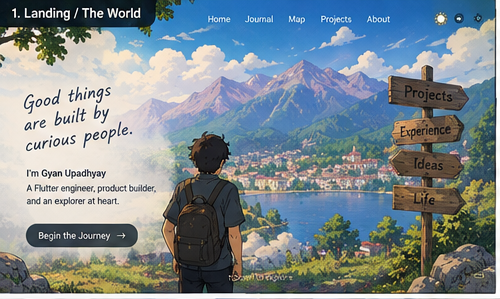
#> input picture docs/reference/screen_01.png, 500 x 299 px
$ python -i make_plates.py   (imports and definitions only)
#> lines starting #> are read from the running program, lines starting #| are printed output that depends on the picture; after the words box and inside, x2 and y2 are one past the last pixel; in counts of white or black regions, pixels touching at a corner belong together
"""Turn the painted reference frames into scene plates.

The references in `docs/reference` are paintings with the mockup's UI painted
into them. A plate is the same painting with the parts the app has to own
wiped out — the frame numbering, and any chrome that has to reflect state
(the nav, the day/night chips). Everything else stays painted: the app hangs
the plate behind the scene and puts hotspots on the objects that should react.

    python tool/make_plates.py          # -> assets/art/*.webp

Wiping is a large median rather than an inpaint: median dissolves lettering
while keeping the local colour and texture, where inpaint smears a hole across
detailed art. A solid shape too big for the median to dissolve — the landing's
CTA pill — is replaced by cloning clean paint from elsewhere in the frame
first.
"""
import os

import cv2
import numpy as np

REF = 'docs/reference'
OUT = 'assets/art'
# Measured on the two busiest plates: from 82 down to 74 costs about 1.2 dB of
# PSNR against the lossless render and saves 23% of the bytes, and at 1:1 on
# the most detail-dense part of the landing the two encodes are not tellable
# apart. Below 74 the curve flattens — another 5% for the same again.
QUALITY = 74

# The references are crops, and no two share an aspect ratio — 1.68 for the
# landing, 2.64 for the sunset — while a browser window is usually near 1.67.
# Filling the viewport with a 2.64 strip would crop away a third of its width,
# taking the contact buttons with it. So every plate is padded to one aspect
# first, by continuing its own sky and ground outwards. The app then fills the
# viewport with the padded plate and only ever crops into that margin.
TARGET_ASPECT = 1.55

# (x0, y0, x1, y1) in each reference's own pixels.
#
# 'night' — also bake a moonlit variant of this plate (see [night]). Only the
#            daylight frames need one; a frame already painted at night or
#            indoors keeps the light it was composed in.
# 'lit'   — rects of painted handwriting inside a 'night' plate, repainted as
#            light strokes so dark ink does not die against the graded sky.
# 'wipe'  — painted UI the app replaces with live widgets.
# 'clone'  — (rect, (dx, dy)): fill rect with paint copied from that offset,
#            before the wipe, for shapes a median cannot dissolve.
# 'extend' — rect: rebuild the strip from the clean rows just below it. Right
#            for a banner lying on sky or on a scrim, where the paint under it
#            is a smooth vertical gradient; a clone would drag the frame's
#            headline up into it.
PLATES = {
    # The landing carries the app's real copy — headline, name, bio, CTA — so
    # all of it comes out and Flutter draws it back over a scrim. Every other
    # frame keeps its painted copy and gains hotspots instead.
    'landing': {
        'src': 'screen_01.png',
        'night': True,
        'clone': [((55, 676, 450, 804), (0, -300))],
        'wipe': [
            (15, 0, 330, 72),        # frame numbering
            (640, 28, 1275, 95),     # nav row
            (1375, 25, 1615, 98),    # day/night, ambience, secret chips
            (55, 225, 505, 475),     # "Good things are built by…"
            (60, 470, 240, 520),     # gold rule
            (55, 496, 415, 585),     # name
            (60, 568, 552, 675),     # bio
            (60, 680, 445, 800),     # CTA pill
            (785, 862, 955, 948),    # scroll hint
        ],
    },
    # The numbering sits on a dark banner — a low-frequency shape a median
    # keeps. Those strips are cloned from clean paint first, then wiped, so
    # the banner goes with the lettering.
    'workshop': {
        'src': 'screen_02.png',
        'clone': [((0, 0, 700, 125), (700, 0))],
        'wipe': [(0, 0, 700, 125)],
    },
    'journey': {
        'src': 'screen_03.png',
        'night': True,
        'lit': [(45, 128, 295, 373)],
        'extend': [(0, 0, 500, 112), (1480, 0, 1672, 122)],
        'wipe': [(0, 0, 500, 112), (1480, 0, 1672, 122)],
    },
    'fyers_arrival': {
        'src': 'screen_04.png',
        'night': True,
        'extend': [(0, 0, 520, 128)],
        'wipe': [(0, 0, 520, 128)],
    },
    'fyers_problem': {
        'src': 'screen_05.png',
        'extend': [(0, 0, 420, 108)],
        'wipe': [(0, 0, 420, 108)],
    },
    'fyers_result': {
        'src': 'screen_09.png',
        'extend': [(0, 0, 480, 128)],
        'wipe': [(0, 0, 480, 128)],
    },
    'fyers_transition': {
        'src': 'screen_10.png',
        'night': True,
        'lit': [(1295, 63, 1800, 183)],
        'extend': [(0, 0, 600, 118)],
        'wipe': [(0, 0, 600, 118)],
    },
    # Leaves and wood, not sky: extending would streak, so this one clones
    # clean wall from further along the same band.
    'human': {
        'src': 'screen_11.png',
        'clone': [((115, 22, 460, 88), (420, 0))],
        'wipe': [(115, 22, 460, 88)],
    },
    'sunset': {
        'src': 'screen_12.png',
        'extend': [(0, 0, 400, 108)],
        'wipe': [(0, 0, 400, 108)],
    },
}


# [105 lines left out: functions clone, extend, wipe, base_colours, pad, not called in this run]


# The grade the app used to run at paint time, now baked. Desaturates ~70%
# toward luminance, then darkens with a cool bias — a colourist's night rather
# than a blue channel left switched on. Kept in step with `_moonlight` in
# lib/world/plate.dart, which still grades any plate with no baked variant.
MOONLIGHT = np.array([
    [0.173, 0.140, 0.026, 0],
    [0.080, 0.271, 0.029, 2],
    [0.118, 0.231, 0.211, 8],
], np.float32)


def grade(img):
    b, g, r = cv2.split(img.astype(np.float32))
    return np.clip(cv2.merge([
        MOONLIGHT[2, 0] * r + MOONLIGHT[2, 1] * g + MOONLIGHT[2, 2] * b + MOONLIGHT[2, 3],
        MOONLIGHT[1, 0] * r + MOONLIGHT[1, 1] * g + MOONLIGHT[1, 2] * b + MOONLIGHT[1, 3],
        MOONLIGHT[0, 0] * r + MOONLIGHT[0, 1] * g + MOONLIGHT[0, 2] * b + MOONLIGHT[0, 3],
    ]), 0, 255)


def sky_mask(img):
    """The open sky: the run of sky-like paint that reaches the top of frame.

    Per column rather than by colour alone, so snow on a peak and the lake do
    not count as sky — only what the stars can actually sit in.
    """
    b, g, r = cv2.split(img.astype(np.float32))
    v = img.max(axis=2).astype(np.float32)
    like = ((v > 105) & (b >= r - 12)).astype(np.uint8)
    h, w = like.shape
    keep = np.zeros_like(like)
    run = np.ones(w, bool)
    for y in range(h):
        run &= like[y] > 0
        if not run.any():
            break
        keep[y] = run
    # Feathered wide: the mask's edge against a tree canopy is a straight
    # vertical line, and a sharp one leaves a visible seam in the sky.
    return np.clip(cv2.GaussianBlur(keep.astype(np.float32), (0, 0), 34), 0, 1) * 0.92


def night(img, seed=7):
    """A moonlit variant of a daylit plate.

    A colour matrix alone cannot do this: the sky is painted bright and hazy
    and stays that way however it is graded, and no matrix can put stars into
    a daytime sky. So the grade is only the first step — the sky band is
    replaced with a night gradient that keeps the cloud modelling, stars are
    scattered through the clear parts of it, and the frame is vignetted.
    """
    h, w = img.shape[:2]
    out = grade(img)
    m = sky_mask(img)[..., None]

    t = np.linspace(0, 1, h)[:, None, None]
    sky = np.array([54, 20, 10], np.float32) + np.array([58, 40, 26], np.float32) * t

    # The clouds survive as the graded sky's detail above its own blur, so the
    # replacement keeps the painting's shapes instead of flattening them.
    blur = cv2.GaussianBlur(out, (0, 0), 55)
    detail = np.clip((out - blur) * 1.25, -60, 60)
    out = out * (1 - m) + np.clip(sky + detail, 0, 255) * m

    # Stars: thickest at the top of the sky, and never on a cloud.
    rng = np.random.default_rng(seed)
    clear = np.clip(1 - np.abs(detail).mean(axis=2) / 26, 0, 1)
    stars = np.zeros((h, w), np.float32)
    ys = rng.integers(0, h, int(w * h / 900))
    xs = rng.integers(0, w, int(w * h / 900))
    for y, x in zip(ys, xs):
        p = m[y, x, 0] * clear[y, x] * (1 - y / h) ** 1.6
        if rng.random() < p * 1.9:
            stars[y, x] = 120 + rng.random() * 135
    stars = cv2.GaussianBlur(stars, (0, 0), 0.8)
    out = np.clip(out + stars[..., None] * np.array([1.0, 0.96, 0.86], np.float32), 0, 255)

    # A cool vignette, so the eye still lands where the copy goes.
    yy, xx = np.mgrid[0:h, 0:w].astype(np.float32)
    d = np.sqrt(((xx / w - 0.5) * 1.05) ** 2 + ((yy / h - 0.5) * 1.15) ** 2)
    vig = np.clip(1 - np.clip(d - 0.42, 0, 1) * 0.85, 0.42, 1)[..., None]
    return np.clip(out * vig, 0, 255).astype(np.uint8)


# [113 lines left out: functions relight, main, write_dart, not called in this run]


# [2 lines not run here, left out]

>>> import cv2
>>> picture = cv2.imread('../docs/reference/screen_01.png')
#> picture is the input picture: shape (299, 500, 3); mean B, G, R 145.3, 139.1, 126.8
>>> result = night(picture)
#> in sky_mask, `v = img.max(axis=2).astype(np.float32)`:
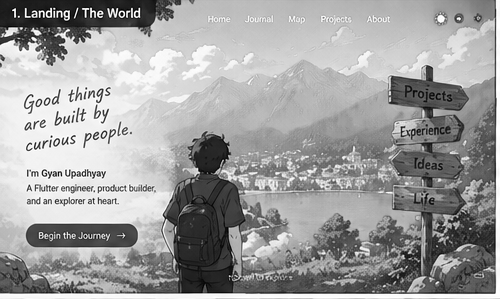
#> v: shape (299, 500) float32; min 0, max 255, mean 158.9
#> in sky_mask, `like = ((v > 105) & (b >= r - 12)).astype(np.uint8)`:
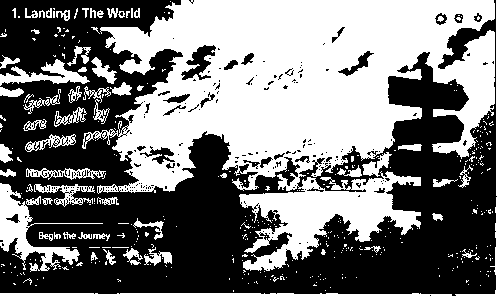
#> like: shape (299, 500); values 0 (black) and 1 (white), 48.2% white; 395 white regions (334 under 20 px), largest, box (x1, y1, x2, y2) and area: (82, 0, 495, 271) 57689, (0, 0, 500, 299) 4012, (0, 183, 103, 272) 2276
#> after the loop in sky_mask, `for y in range(h):`:
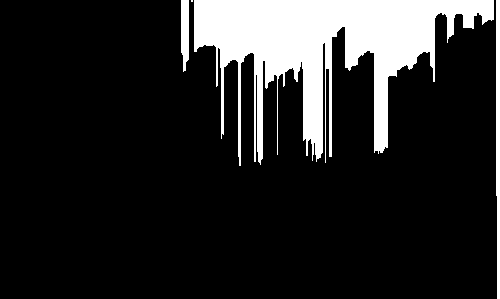
#> keep: shape (299, 500); values 0 (black) and 1 (white), 15.1% white; 4 white regions (1 under 20 px), largest, box (x1, y1, x2, y2) and area: (194, 0, 494, 166) 20902, (496, 0, 500, 299) 1093, (181, 0, 189, 72) 505
#> in night, `blur = cv2.GaussianBlur(out, (0, 0), 55)`:
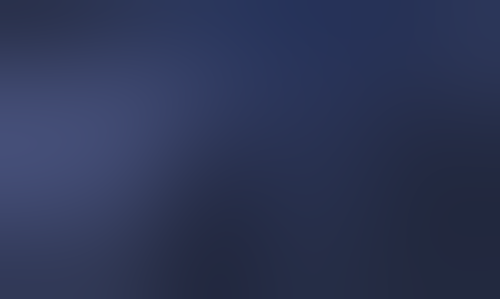
#> blur: shape (299, 500, 3) float32; mean B, G, R 85.6, 54, 45.1
#> in night, `detail = np.clip((out - blur) * 1.25, -60, 60)`:
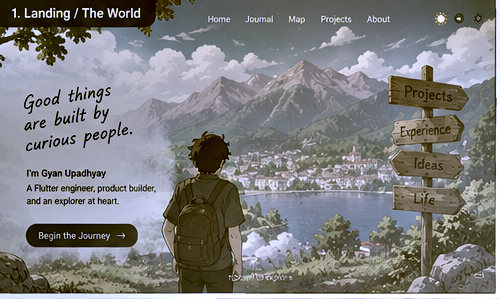
#> detail: shape (299, 500, 3) float32; mean B, G, R 0.3, 0, 0.1; drawn with min black and max white
#> in night, `clear = np.clip(1 - np.abs(detail).mean(axis=2) / 26, 0, 1)`:
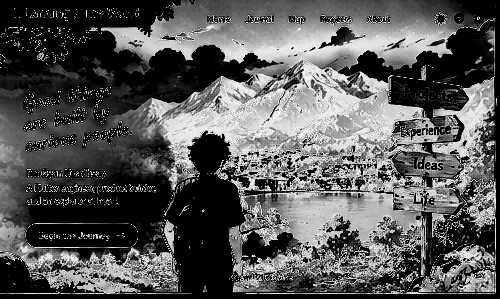
#> clear: shape (299, 500) float32; min 0, max 0.998, mean 0.342
#> the loop in night, `for y, x in zip(ys, xs):` made 166 passes
#> p on passes 1 to 3: 0, 0, 0
#> in night, `return np.clip(out * vig, 0, 255).astype(np.uint8)`:
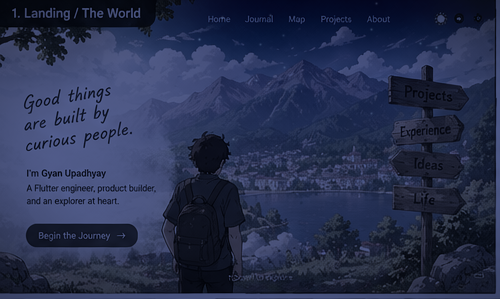
#> returned value: shape (299, 500, 3); mean of channels 0, 1, 2 78, 47.7, 39.3; drawn as B, G, R

$ run again, on docs/reference/screen_06.png
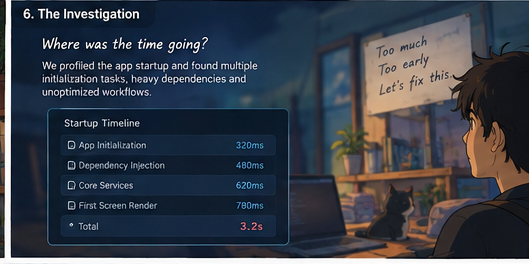
#> input picture docs/reference/screen_06.png, 529 x 264 px
#> picture is the input picture: shape (264, 529, 3); mean B, G, R 72.7, 61.9, 55.4
#> in sky_mask, `like = ((v > 105) & (b >= r - 12)).astype(np.uint8)`:
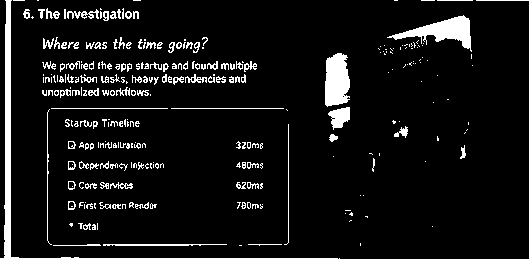
#> like: shape (264, 529); values 0 (black) and 1 (white), 9.3% white; 289 white regions (170 under 20 px), largest, box (x1, y1, x2, y2) and area: (0, 0, 529, 264) 4567, (387, 15, 472, 52) 1183, (325, 53, 350, 107) 1102
#> in night, `clear = np.clip(1 - np.abs(detail).mean(axis=2) / 26, 0, 1)`:
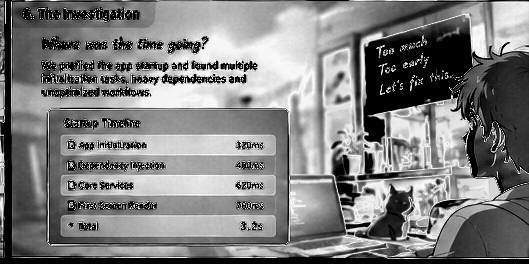
#> clear: shape (264, 529) float32; min 0, max 0.997, mean 0.498
#> the loop in night, `for y, x in zip(ys, xs):` made 155 passes
#> p on passes 1 to 3: 0, 0, 0

$ run again, on docs/reference/screen_07.png
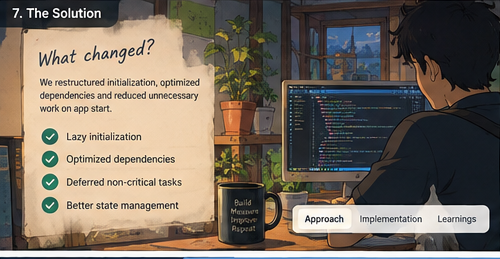
#> input picture docs/reference/screen_07.png, 500 x 259 px
#> picture is the input picture: shape (259, 500, 3); mean B, G, R 97.1, 109.3, 120.3
#> in sky_mask, `like = ((v > 105) & (b >= r - 12)).astype(np.uint8)`:
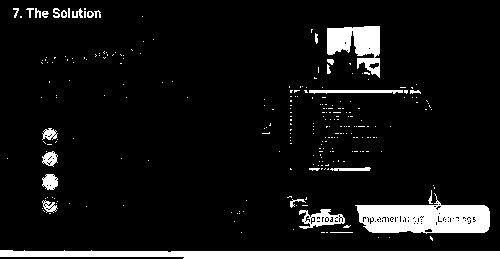
#> like: shape (259, 500); values 0 (black) and 1 (white), 8.6% white; 260 white regions (232 under 20 px), largest, box (x1, y1, x2, y2) and area: (0, 250, 500, 259) 3646, (355, 193, 490, 234) 3409, (327, 26, 380, 78) 1575
#> in night, `clear = np.clip(1 - np.abs(detail).mean(axis=2) / 26, 0, 1)`:
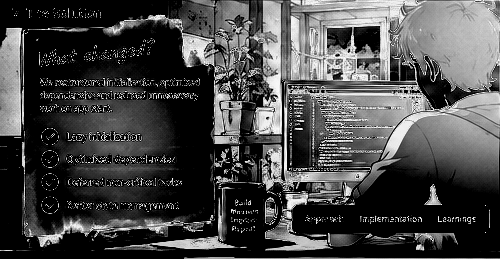
#> clear: shape (259, 500) float32; min 0, max 0.998, mean 0.281

$ run again, on docs/reference/screen_08.png
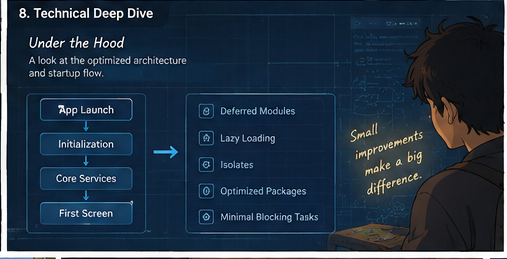
#> input picture docs/reference/screen_08.png, 507 x 259 px
#> picture is the input picture: shape (259, 507, 3); mean B, G, R 68.1, 51.1, 34.5
#> like: shape (259, 507); values 0 (black) and 1 (white), 9.1% white; 224 white regions (127 under 20 px), largest, box (x1, y1, x2, y2) and area: (0, 0, 507, 259) 5692, (40, 201, 133, 224) 579, (40, 98, 133, 131) 269
#> the loop in night, `for y, x in zip(ys, xs):` made 145 passes
#> p on passes 1 to 8: 3.16e-05, 0.0038, 0, 0, 0.00317, 0.000259, 0.000111, 0
#> in night, `return np.clip(out * vig, 0, 255).astype(np.uint8)`:
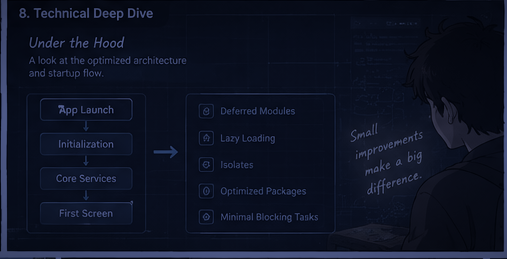
#> returned value: shape (259, 507, 3); mean of channels 0, 1, 2 35.7, 18.8, 13.4; drawn as B, G, R
